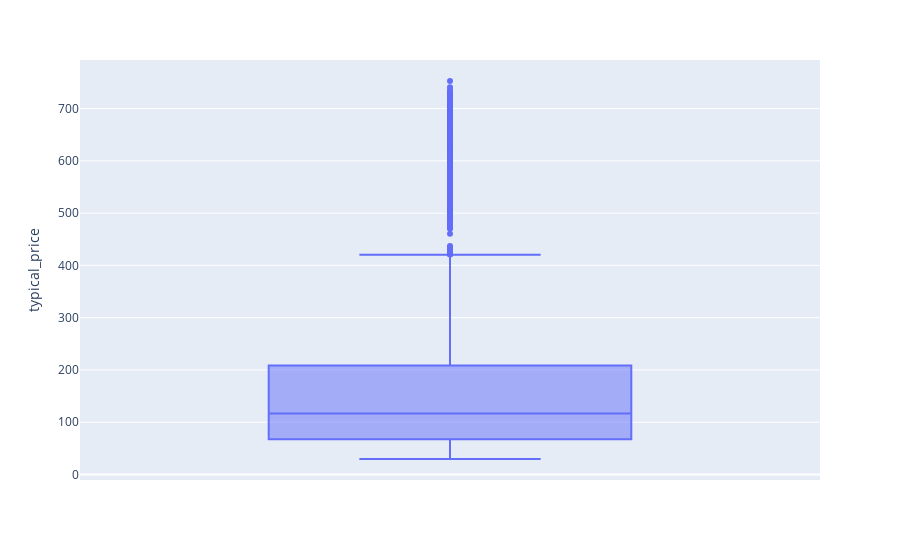

The notebook cell this image was saved under:
### Code cell
# Boite a moustache(import plotly.express as px)
px.box(y= 'typical_price',data_frame=data)

### Figure 1 — Plotly figure (JSON) as saved in the notebook; plotly's stock layout.template omitted (floating-point values rounded to 4 significant figures; data arrays with more than 128 entries replaced by an {"elided": "..."} marker saying what was removed)
{"data": [{"alignmentgroup": "True", "hovertemplate": "typical_price=%{y}<extra></extra>", "legendgroup": "", "marker": {"color": "#636efa"}, "name": "", "notched": false, "offsetgroup": "", "orientation": "v", "showlegend": false, "type": "box", "x0": " ", "xaxis": "x", "y": {"elided": "5873 float values"}, "y0": " ", "yaxis": "y"}], "layout": {"boxmode": "group", "legend": {"tracegroupgap": 0}, "margin": {"t": 60}, "xaxis": {"anchor": "y", "domain": [0, 1]}, "yaxis": {"anchor": "x", "domain": [0, 1], "title": {"text": "typical_price"}}}}
